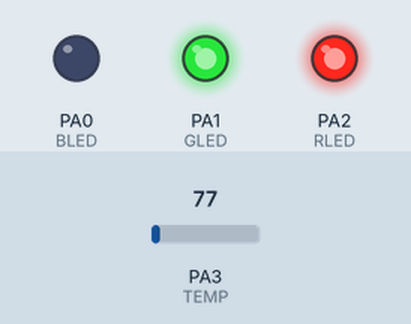
This sketch was run on a simulated STM32 Blue Pill. Parts: output pins drawn as LEDs (lit = HIGH). The test bench sets the inputs (shaded band); at power-on: PA3 (TEMP) = 77.

Above: at 1.2 s.
1.3 s: PA3 (TEMP) set to 191
2.8 s: PA3 (TEMP) set to 206
At 3.8 s:
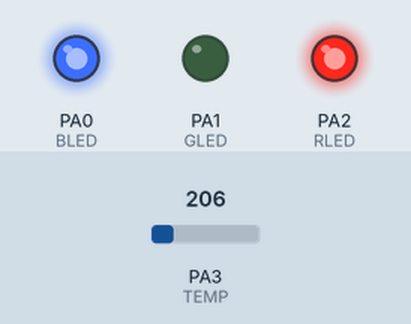
4.3 s: PA3 (TEMP) set to 169
At 4.9 s:
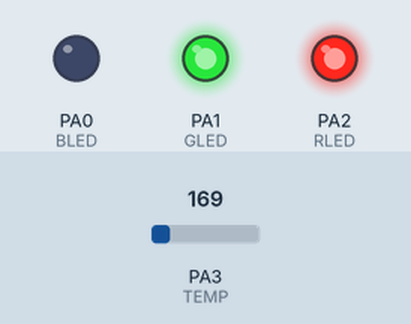
5.8 s: PA3 (TEMP) set to 246
At 6.1 s:
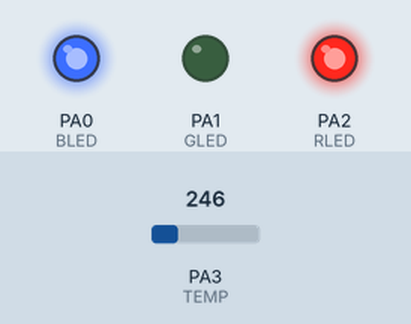
Timing chart, 0 to 8.3 s (numbered marks = the images above; inputs shaded):
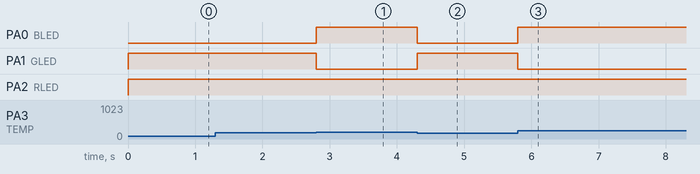

The sketch:

RGBtmp.ino
```cpp
const int BLED=PA0; // Blue LED Cathode on Pin B0
const int GLED=PA1; // Green LED Cathode on Pin B1
const int RLED=PA2; // Red LED Cathode on Pin B2

const int TEMP=PA3; // Temp Sensor is on pin A0
const int LOWER_BOUND=200; // Lower Threshold
const int UPPER_BOUND=500; // Upper Threshold

int val = 0; // Variable to hold analog reading
void setup() {
  pinMode (TEMP, INPUT);
  pinMode (BLED, OUTPUT); // Set Blue LED as Output
  pinMode (GLED, OUTPUT); // Set Green LED as Output
  pinMode (RLED, OUTPUT); // Set Red LED as Output
}
void loop() {
  //digitalWrite(RLED, HIGH);
  //digitalWrite(GLED, HIGH);
  //digitalWrite(BLED, LOW);

  val = analogRead(TEMP);
  if (val < LOWER_BOUND) { // LED is Blue
    digitalWrite(RLED, HIGH);
    digitalWrite(GLED, HIGH);
    digitalWrite(BLED, LOW);
  }
  else if (val > UPPER_BOUND) { // LED is Red
    digitalWrite(RLED, LOW);
    digitalWrite(GLED, HIGH);
    digitalWrite(BLED, HIGH);
  }
  else {                      // LED is Green
    digitalWrite(RLED, HIGH);
    digitalWrite(GLED, LOW);
    digitalWrite(BLED, HIGH);
  }

}
```

Measured:
- the behaviour switches between 199 and 200 on PA3 (TEMP) (found by bisection; images 0 and 1)
- after the input at 1.3 s, every drawn part: stays the same
- after the input at 2.8 s, PA0 (BLED): LOW → HIGH at once; PA1 (GLED): HIGH → LOW at once
- after the input at 4.3 s, PA0 (BLED): HIGH → LOW at once; PA1 (GLED): LOW → HIGH at once
- after the input at 5.8 s, PA0 (BLED): LOW → HIGH at once; PA1 (GLED): HIGH → LOW at once
